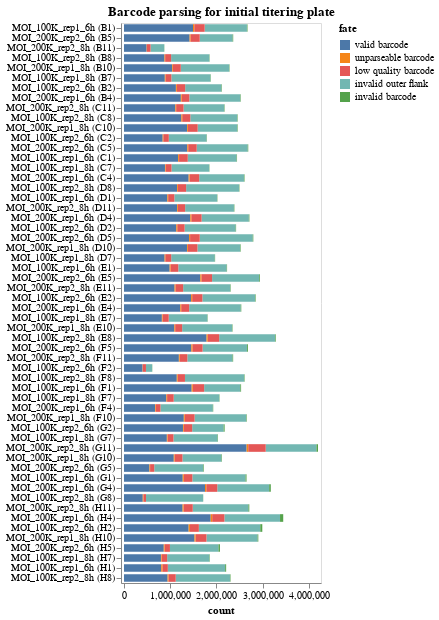

This figure's notebook cell:
### Markdown cell above
## Statistics on barcode-parsing for each sample
Make interactive chart of the "fates" of the sequencing reads parsed for each sample on the plate.

If most sequencing reads are not "valid barcodes", this could potentially indicate some problem in the sequencing or barcode set you are parsing.

Potential fates are:
 - *valid barcode*: barcode that matches a known virus or neutralization standard, we hope most reads are this.
 - *invalid barcode*: a barcode with proper flanking sequences, but does not match a known virus or neutralization standard. If you  have a lot of reads of this type, it is probably a good idea to look at the invalid barcode CSVs (in the `./results/barcode_invalid/` subdirectory created by the pipeline) to see what these invalid barcodes are.
 - *unparseable barcode*: could not parse a barcode from this read as there was not a sequence of the correct length with the appropriate flanking sequence.
 - *low quality barcode*: low-quality or `N` nucleotides in barcode, could indicate problem with sequencing.
 - *failed chastity filter*: reads that failed the Illumina chastity filter, if these are reported in the FASTQ (they may not be).

Also, if the number of reads per sample is very uneven, that could indicate that you did not do a good job of balancing the different samples in the Illumina sequencing.

### Code cell
fates = (
    pd.concat([pd.read_csv(f).assign(well=f.strip("../results/miscellaneous_plates/plate4_MOItests/").strip('_fates.csv')) for f, s in zip(fate_csvs, samples)])
    .merge(samples_df, validate="many_to_one", on="well")
    .assign(
        fate_counts=lambda x: x.groupby("fate")["count"].transform("sum"),
        sample_well=lambda x: x["serum"] + " (" + x["well"] + ")",
    )
    .query("fate_counts > 0")[  # only keep fates with at least one count
        ["fate", "count", "well", "sample_well", "dilution_factor"]
    ]
)
fates
assert len(fates) == len(fates.drop_duplicates())


sample_wells = list(fates.sort_values(["dilution_factor"])["sample_well"])


fates_chart = (
    alt.Chart(fates)
    .encode(
        alt.X("count", scale=alt.Scale(nice=False, padding=3)),
        alt.Y(
            "sample_well",
            title=None,
            sort=sample_wells,
        ),
        alt.Color("fate", sort=sorted(fates["fate"].unique(), reverse=True)),
        alt.Order("fate", sort="descending"),
        tooltip=fates.columns.tolist(),
    )
    .mark_bar(height={"band": 0.85})
    .properties(
        height=alt.Step(10),
        width=200,
        title=f"Barcode parsing for initial titering plate",
    )
    .configure_axis(grid=False)
)

fates_chart
#fates

### Figure 1 — Vega-Lite specification as saved in the notebook (floating-point values rounded to 4 significant figures; data arrays with more than 128 entries replaced by an {"elided": "..."} marker saying what was removed)
{"config": {"view": {"continuousWidth": 300, "continuousHeight": 300}, "axis": {"grid": false}}, "data": {"name": "data-f497438711946ed897b91bfd4fbbff2a"}, "mark": {"type": "bar", "height": {"band": 0.85}}, "encoding": {"color": {"field": "fate", "sort": ["valid barcode", "unparseable barcode", "low quality barcode", "invalid outer flank", "invalid barcode"], "type": "nominal"}, "order": {"field": "fate", "sort": "descending", "type": "nominal"}, "tooltip": [{"field": "fate", "type": "nominal"}, {"field": "count", "type": "quantitative"}, {"field": "well", "type": "nominal"}, {"field": "sample_well", "type": "nominal"}, {"field": "dilution_factor", "type": "quantitative"}], "x": {"field": "count", "scale": {"nice": false, "padding": 3}, "type": "quantitative"}, "y": {"field": "sample_well", "sort": {"elided": "280 str values"}, "title": null, "type": "nominal"}}, "height": {"step": 10}, "title": "Barcode parsing for initial titering plate", "width": 200, "$schema": "https://vega.github.io/schema/vega-lite/v5.16.3.json", "datasets": {"data-f497438711946ed897b91bfd4fbbff2a": {"elided": "280 records"}}}
